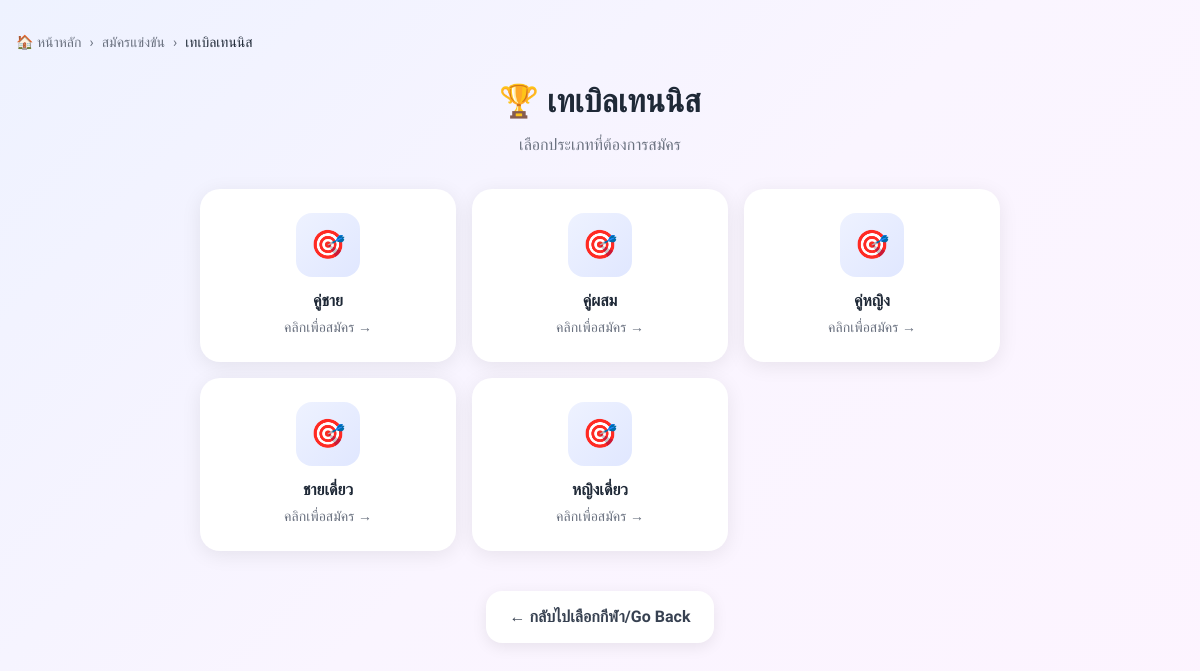
The page /typeos_sport.php?sport_name=เทเบิลเทนนิส on the database its author committed.
### tables this page shows
CREATE TABLE `sport_type` (
  `sport_id` int(11) NOT NULL,
  `sport_name` varchar(100) NOT NULL,
  `category` varchar(50) DEFAULT NULL,
  `venue_type` varchar(50) DEFAULT NULL
);

### typeos_sport.php (the view, shortened to what this page needs)
<!DOCTYPE html>
<html lang="th">
<head>
</head>
<body>
    <div class="container">
        <?php
        $sport_name = isset($_GET['sport_name']) ? $_GET['sport_name'] : '';
        ?>
        <div class="breadcrumb">
            <a href="home.php">🏠 หน้าหลัก</a>
            <span>›</span>
            <a href="sport.php">สมัครแข่งขัน</a>
            <span>›</span>
            <span style="color: #1f2937; font-weight: 500;"><?= htmlspecialchars($sport_name) ?></span>
        </div>
        <div class="text-center mb-8 animate-fade">
            <?php if ($sport_name): ?>
                <h1 class="text-2xl font-bold mb-2">🏆 <?= htmlspecialchars($sport_name) ?></h1>
                <p class="text-gray">เลือกประเภทที่ต้องการสมัคร</p>
            <?php else: ?>
                <h1 class="text-2xl font-bold" style="color: #ef4444;">⚠️ ไม่พบข้อมูลกีฬา</h1>
            <?php endif; ?>
        </div>
        <div class="grid grid-3 mb-10" style="max-width: 800px; margin: 0 auto 40px;">
            <?php
            if ($sport_name) {
                $conn = mysqli_connect("localhost", "root", "", "hukangame");
                if ($conn) {
                    mysqli_set_charset($conn, "utf8");
                    $stmt = mysqli_prepare($conn, "SELECT sport_id, category FROM sport_type WHERE sport_name = ? ORDER BY category");
                    mysqli_stmt_bind_param($stmt, "s", $sport_name);
                    mysqli_stmt_execute($stmt);
                    $result = mysqli_stmt_get_result($stmt);
                    while ($row = mysqli_fetch_assoc($result)) {
                        echo "
                        <a href=\"sport01.php?sport_id={$row['sport_id']}&category=" . urlencode($row['category']) . "\" class=\"sport-card\">
                            <div class=\"sport-icon\">🎯</div>
                            <div class=\"sport-name\">" . htmlspecialchars($row['category']) . "</div>
                            <p style=\"color: #6b7280; font-size: 14px; margin-top: 4px;\">คลิกเพื่อสมัคร →</p>
                        </a>
                        ";
                    }
                }
            }
            ?>
        </div>
        <div class="text-center">
            <a href="sport.php" class="btn-back">← กลับไปเลือกกีฬา/Go Back</a>
        </div>
    </div>
</body>
</html>

### tailwind-config.php (style rules this page uses)
* { margin: 0; padding: 0; box-sizing: border-box; }
body { font-family: 'Sarabun', Tahoma, sans-serif; background: linear-gradient(135deg, #eef2ff 0%, #faf5ff 50%, #fdf4ff 100%); min-height: 100vh; color: #1f2937; line-height: 1.5; }
.container { max-width: 1200px; margin: 0 auto; padding: 32px 16px; }
.text-center { text-align: center; }
.text-gray { color: #6b7280; }
.text-2xl { font-size: 32px; }
.font-bold { font-weight: 700; }
.mb-2 { margin-bottom: 8px; }
.mb-8 { margin-bottom: 32px; }
.mb-10 { margin-bottom: 40px; }
.grid { display: grid; gap: 16px; }
.grid-3 { grid-template-columns: repeat(3, 1fr); }
.btn-back { display: inline-flex; align-items: center; gap: 8px; padding: 14px 24px; background: white; color: #374151; border-radius: 16px; font-weight: 600; text-decoration: none; box-shadow: 0 4px 15px rgba(0, 0, 0, 0.08); transition: all 0.3s ease; }
.animate-fade { animation: fadeIn 0.5s ease-out forwards; }
.breadcrumb { display: flex; flex-wrap: wrap; gap: 8px; align-items: center; font-size: 14px; color: #6b7280; margin-bottom: 24px; }
.breadcrumb a { color: #6b7280; text-decoration: none; transition: color 0.2s; }
.sport-card { background: white; border-radius: 20px; padding: 24px; text-align: center; box-shadow: 0 4px 20px rgba(0, 0, 0, 0.08); transition: all 0.3s ease; text-decoration: none; color: inherit; display: block; }
.sport-icon { width: 64px; height: 64px; border-radius: 16px; background: linear-gradient(135deg, #eef2ff 0%, #e0e7ff 100%); display: flex; align-items: center; justify-content: center; margin: 0 auto 12px; font-size: 28px; transition: transform 0.3s ease; }
.sport-name { font-weight: 700; color: #1f2937; font-size: 16px; }

### rows shown on the page
sport_type: category "คู่ชาย"
sport_type: category "คู่ผสม"
sport_type: category "คู่หญิง"
sport_type: category "ชายเดี่ยว"
sport_type: category "หญิงเดี่ยว"

### other values the page prints
$sport_name "เทเบิลเทนนิส"
